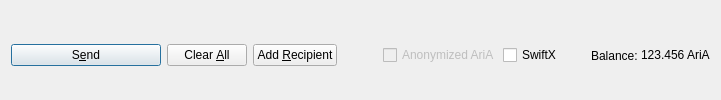
         <widget class="QFrame" name="frame_Send">
          <layout class="QHBoxLayout" name="horizontalLayout">
           <property name="bottomMargin">
            <number>0</number>
           </property>
           <item>
            <widget class="QPushButton" name="sendButton">
             <property name="minimumSize">
              <size>
               <width>150</width>
               <height>0</height>
              </size>
             </property>
             <property name="toolTip">
              <string>Confirm the send action</string>
             </property>
             <property name="text">
              <string>S&amp;end</string>
             </property>
             <property name="icon">
              <iconset resource="../mubdi.qrc">
               <normaloff>:/icons/send</normaloff>:/icons/send</iconset>
             </property>
             <property name="autoDefault">
              <bool>false</bool>
             </property>
             <property name="default">
              <bool>true</bool>
             </property>
            </widget>
           </item>
           <item>
            <widget class="QPushButton" name="clearButton">
             <property name="sizePolicy">
              <sizepolicy hsizetype="Minimum" vsizetype="Fixed">
               <horstretch>0</horstretch>
               <verstretch>0</verstretch>
              </sizepolicy>
             </property>
             <property name="toolTip">
              <string>Clear all fields of the form.</string>
             </property>
             <property name="text">
              <string>Clear &amp;All</string>
             </property>
             <property name="icon">
              <iconset resource="../mubdi.qrc">
               <normaloff>:/icons/remove</normaloff>:/icons/remove</iconset>
             </property>
             <property name="autoDefault">
              <bool>false</bool>
             </property>
            </widget>
           </item>
           <item>
            <widget class="QPushButton" name="addButton">
             <property name="toolTip">
              <string>Send to multiple recipients at once</string>
             </property>
             <property name="text">
              <string>Add &amp;Recipient</string>
             </property>
             <property name="icon">
              <iconset resource="../mubdi.qrc">
               <normaloff>:/icons/add</normaloff>:/icons/add</iconset>
             </property>
             <property name="autoDefault">
              <bool>false</bool>
             </property>
            </widget>
           </item>
           <item>
            <spacer name="horizontalSpacer">
             <property name="orientation">
              <enum>Qt::Horizontal</enum>
             </property>
             <property name="sizeHint" stdset="0">
              <size>
               <width>40</width>
               <height>20</height>
              </size>
             </property>
            </spacer>
           </item>
           <item>
            <layout class="QHBoxLayout" name="horizontalLayout_2">
             <property name="spacing">
              <number>3</number>
             </property>
             <item>
              <widget class="QCheckBox" name="checkzMuBdI">
               <property name="enabled">
                <bool>false</bool>
               </property>
               <property name="text">
                <string>Anonymized AriA</string>
               </property>
              </widget>
             </item>
             <item>
              <widget class="QCheckBox" name="checkSwiftTX">
               <property name="enabled">
                <bool>true</bool>
               </property>
               <property name="minimumSize">
                <size>
                 <width>85</width>
                 <height>0</height>
                </size>
               </property>
               <property name="text">
                <string>SwiftX</string>
               </property>
              </widget>
             </item>
             <item>
              <widget class="QLabel" name="label">
               <property name="text">
                <string>Balance:</string>
               </property>
              </widget>
             </item>
             <item>
              <widget class="QLabel" name="labelBalance">
               <property name="sizePolicy">
                <sizepolicy hsizetype="Preferred" vsizetype="Fixed">
                 <horstretch>0</horstretch>
                 <verstretch>0</verstretch>
                </sizepolicy>
               </property>
               <property name="cursor">
                <cursorShape>IBeamCursor</cursorShape>
               </property>
               <property name="text">
                <string notr="true">123.456 AriA</string>
               </property>
               <property name="textInteractionFlags">
                <set>Qt::LinksAccessibleByMouse|Qt::TextSelectableByKeyboard|Qt::TextSelectableByMouse</set>
               </property>
              </widget>
             </item>
            </layout>
           </item>
          </layout>
         </widget>
